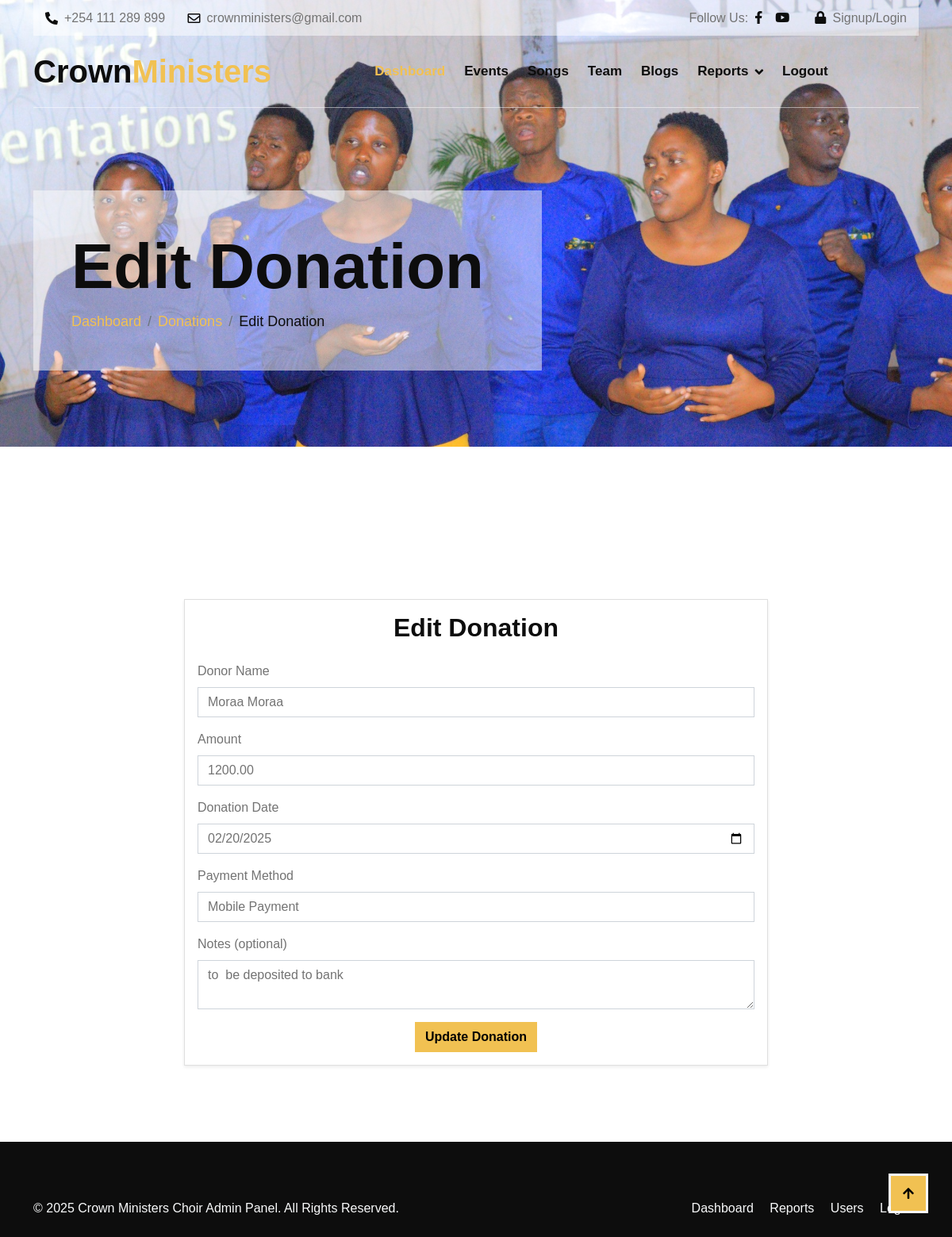
Screenshot of /edit_donation.php?id=3 (signed in) with the database file from the repository.
### tables this page shows
CREATE TABLE `donations` (
  `id` int(11) NOT NULL,
  `donor_name` varchar(255) NOT NULL,
  `amount` decimal(10,2) NOT NULL,
  `donation_date` datetime NOT NULL,
  `payment_method` varchar(100) NOT NULL,
  `notes` text DEFAULT NULL
);

### edit_donation.php (the view, shortened to what this page needs)
<?php
include('includes/db_connect.php');
$donation_id = $_GET['id'];
$sql = "SELECT * FROM donations WHERE id = ?";
$stmt = $pdo->prepare($sql);
$stmt->execute([$donation_id]);
$donation = $stmt->fetch();
include('includes/header2.php');
?>
<div class="container-fluid hero-header">
    <div class="container">
         <div class="row">
              <div class="col-lg-7">
                   <div class="hero-header-inner animated zoomIn">
                        <h1 class="display-1 text-dark">Edit Donation</h1>
                        <ol class="breadcrumb mb-0">
                             <li class="breadcrumb-item"><a href="dashboard.php">Dashboard</a></li>
                             <li class="breadcrumb-item"><a href="donations.php">Donations</a></li>
                             <li class="breadcrumb-item text-dark" aria-current="page">Edit Donation</li>
                        </ol>
                   </div>
              </div>
         </div>
    </div>
</div>
<div class="container-fluid activities py-5">
    <div class="container py-5">
         <div class="row justify-content-center">
              <div class="col-md-8">
                   <div class="card shadow-sm">
                        <div class="card-body">
                             <h2 class="card-title text-center mb-4">Edit Donation</h2>
                             <form method="POST">
                                  <div class="mb-3">
                                       <label for="donor_name" class="form-label">Donor Name</label>
                                       <input type="text" name="donor_name" id="donor_name" class="form-control" value="<?= htmlspecialchars($donation['donor_name']) ?>" required>
                                  </div>
                                  <div class="mb-3">
                                       <label for="amount" class="form-label">Amount</label>
                                       <input type="number" step="0.01" name="amount" id="amount" class="form-control" value="<?= htmlspecialchars($donation['amount']) ?>" required>
                                  </div>
                                  <div class="mb-3">
                                       <label for="donation_date" class="form-label">Donation Date</label>
                                       <input type="date" name="donation_date" id="donation_date" class="form-control" value="<?= htmlspecialchars(date('Y-m-d', strtotime($donation['donation_date']))) ?>" required>
                                  </div>
                                  <div class="mb-3">
                                       <label for="payment_method" class="form-label">Payment Method</label>
                                       <input type="text" name="payment_method" id="payment_method" class="form-control" value="<?= htmlspecialchars($donation['payment_method']) ?>" required>
                                  </div>
                                  <div class="mb-3">
                                       <label for="notes" class="form-label">Notes (optional)</label>
                                       <textarea name="notes" id="notes" class="form-control"><?= htmlspecialchars($donation['notes']) ?></textarea>
                                  </div>
                                  <div class="text-center">
                                       <button type="submit" class="btn btn-primary">Update Donation</button>
                                  </div>
                             </form>
                        </div>
                   </div>
              </div>
         </div>
    </div>
</div>
<?php include('includes/footer2.php'); ?>

### css/style.css (style rules this page uses)
.wow, .animated { animation-duration: 2s !important; }
h1, h2, h3, .h1, .h2, .h3 { font-weight: 700 !important; font-family: 'Open', sans-serif !important; }
.btn { font-weight: 600; transition: .5s; }
.hero-header { margin-bottom: 6rem; padding-top: 15rem; padding-bottom: 6rem; background: url("../img/choir8.jpg"), center center no-repeat; background-size: cover; }
.hero-header .hero-header-inner { padding: 3rem; background: rgba(255, 255, 255, .5); }
.hero-header .breadcrumb-item { font-size: 18px; }

### rows the page displays
donations: donor_name "Moraa Moraa", amount "1200.00", donation_date "02/20/2025", payment_method "Mobile Payment", notes "to be deposited to bank"
